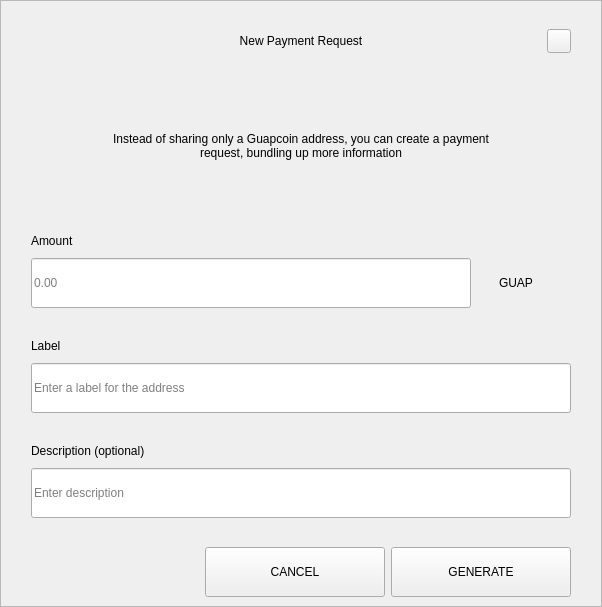
<?xml version="1.0" encoding="UTF-8"?>
<ui version="4.0">
 <class>RequestDialog</class>
 <widget class="QDialog" name="RequestDialog">
  <property name="geometry">
   <rect>
    <x>0</x>
    <y>0</y>
    <width>602</width>
    <height>607</height>
   </rect>
  </property>
  <property name="windowTitle">
   <string>Dialog</string>
  </property>
  <layout class="QVBoxLayout" name="verticalLayout_5">
   <property name="spacing">
    <number>0</number>
   </property>
   <property name="leftMargin">
    <number>0</number>
   </property>
   <property name="topMargin">
    <number>0</number>
   </property>
   <property name="rightMargin">
    <number>0</number>
   </property>
   <property name="bottomMargin">
    <number>0</number>
   </property>
   <item>
    <widget class="QFrame" name="frame">
     <property name="styleSheet">
      <string notr="true"/>
     </property>
     <property name="frameShape">
      <enum>QFrame::StyledPanel</enum>
     </property>
     <property name="frameShadow">
      <enum>QFrame::Raised</enum>
     </property>
     <layout class="QVBoxLayout" name="verticalLayout_4" stretch="1,0,0">
      <property name="spacing">
       <number>0</number>
      </property>
      <property name="leftMargin">
       <number>30</number>
      </property>
      <property name="topMargin">
       <number>20</number>
      </property>
      <property name="rightMargin">
       <number>30</number>
      </property>
      <property name="bottomMargin">
       <number>0</number>
      </property>
      <item>
       <layout class="QHBoxLayout" name="horizontalLayout_3">
        <property name="spacing">
         <number>0</number>
        </property>
        <item>
         <spacer name="horizontalSpacer_21">
          <property name="orientation">
           <enum>Qt::Horizontal</enum>
          </property>
          <property name="sizeHint" stdset="0">
           <size>
            <width>40</width>
            <height>20</height>
           </size>
          </property>
         </spacer>
        </item>
        <item>
         <widget class="QLabel" name="labelTitle">
          <property name="minimumSize">
           <size>
            <width>0</width>
            <height>40</height>
           </size>
          </property>
          <property name="maximumSize">
           <size>
            <width>16777215</width>
            <height>40</height>
           </size>
          </property>
          <property name="styleSheet">
           <string notr="true">padding-left:24px;</string>
          </property>
          <property name="text">
           <string>New Payment Request</string>
          </property>
          <property name="alignment">
           <set>Qt::AlignCenter</set>
          </property>
          <property name="margin">
           <number>7</number>
          </property>
         </widget>
        </item>
        <item>
         <spacer name="horizontalSpacer">
          <property name="orientation">
           <enum>Qt::Horizontal</enum>
          </property>
          <property name="sizeHint" stdset="0">
           <size>
            <width>40</width>
            <height>20</height>
           </size>
          </property>
         </spacer>
        </item>
        <item>
         <widget class="QPushButton" name="btnEsc">
          <property name="minimumSize">
           <size>
            <width>24</width>
            <height>24</height>
           </size>
          </property>
          <property name="maximumSize">
           <size>
            <width>24</width>
            <height>24</height>
           </size>
          </property>
          <property name="focusPolicy">
           <enum>Qt::NoFocus</enum>
          </property>
          <property name="text">
           <string/>
          </property>
         </widget>
        </item>
       </layout>
      </item>
      <item>
       <widget class="QStackedWidget" name="stack">
        <property name="minimumSize">
         <size>
          <width>540</width>
          <height>0</height>
         </size>
        </property>
        <property name="maximumSize">
         <size>
          <width>540</width>
          <height>16777215</height>
         </size>
        </property>
        <property name="currentIndex">
         <number>0</number>
        </property>
        <widget class="QWidget" name="page_1">
         <property name="minimumSize">
          <size>
           <width>540</width>
           <height>0</height>
          </size>
         </property>
         <property name="maximumSize">
          <size>
           <width>540</width>
           <height>16777215</height>
          </size>
         </property>
         <layout class="QVBoxLayout" name="layout1">
          <property name="spacing">
           <number>0</number>
          </property>
          <property name="leftMargin">
           <number>0</number>
          </property>
          <property name="topMargin">
           <number>0</number>
          </property>
          <property name="rightMargin">
           <number>0</number>
          </property>
          <property name="bottomMargin">
           <number>0</number>
          </property>
          <item>
           <spacer name="verticalSpacer_21">
            <property name="orientation">
             <enum>Qt::Vertical</enum>
            </property>
            <property name="sizeType">
             <enum>QSizePolicy::Fixed</enum>
            </property>
            <property name="sizeHint" stdset="0">
             <size>
              <width>20</width>
              <height>30</height>
             </size>
            </property>
           </spacer>
          </item>
          <item alignment="Qt::AlignHCenter">
           <widget class="QLabel" name="labelMessage">
            <property name="minimumSize">
             <size>
              <width>400</width>
              <height>50</height>
             </size>
            </property>
            <property name="text">
             <string>Instead of sharing only a Guapcoin address, you can create a payment request, bundling up more information</string>
            </property>
            <property name="alignment">
             <set>Qt::AlignCenter</set>
            </property>
            <property name="wordWrap">
             <bool>true</bool>
            </property>
           </widget>
          </item>
          <item alignment="Qt::AlignBottom">
           <widget class="QWidget" name="containerAmount" native="true">
            <layout class="QVBoxLayout" name="verticalLayout">
             <property name="spacing">
              <number>9</number>
             </property>
             <property name="leftMargin">
              <number>0</number>
             </property>
             <property name="topMargin">
              <number>0</number>
             </property>
             <property name="rightMargin">
              <number>0</number>
             </property>
             <property name="bottomMargin">
              <number>0</number>
             </property>
             <item>
              <widget class="QLabel" name="labelSubtitleAmount">
               <property name="minimumSize">
                <size>
                 <width>350</width>
                 <height>16</height>
                </size>
               </property>
               <property name="maximumSize">
                <size>
                 <width>16777215</width>
                 <height>16</height>
                </size>
               </property>
               <property name="text">
                <string>Amount</string>
               </property>
              </widget>
             </item>
             <item alignment="Qt::AlignTop">
              <widget class="QWidget" name="layoutAmount" native="true">
               <layout class="QHBoxLayout" name="horizontalLayout" stretch="2,0">
                <property name="spacing">
                 <number>0</number>
                </property>
                <property name="leftMargin">
                 <number>0</number>
                </property>
                <property name="topMargin">
                 <number>0</number>
                </property>
                <property name="rightMargin">
                 <number>0</number>
                </property>
                <property name="bottomMargin">
                 <number>0</number>
                </property>
                <item>
                 <widget class="QLineEdit" name="lineEditAmount">
                  <property name="minimumSize">
                   <size>
                    <width>0</width>
                    <height>50</height>
                   </size>
                  </property>
                  <property name="maximumSize">
                   <size>
                    <width>16777215</width>
                    <height>50</height>
                   </size>
                  </property>
                  <property name="placeholderText">
                   <string notr="true">0.00</string>
                  </property>
                 </widget>
                </item>
                <item>
                 <widget class="QWidget" name="comboContainer" native="true">
                  <property name="minimumSize">
                   <size>
                    <width>100</width>
                    <height>50</height>
                   </size>
                  </property>
                  <property name="maximumSize">
                   <size>
                    <width>16777215</width>
                    <height>50</height>
                   </size>
                  </property>
                  <layout class="QHBoxLayout" name="horizontalLayout_31">
                   <property name="spacing">
                    <number>0</number>
                   </property>
                   <property name="leftMargin">
                    <number>0</number>
                   </property>
                   <property name="topMargin">
                    <number>0</number>
                   </property>
                   <property name="rightMargin">
                    <number>10</number>
                   </property>
                   <property name="bottomMargin">
                    <number>0</number>
                   </property>
                   <item>
                    <widget class="QLabel" name="comboBoxCoin">
                     <property name="text">
                      <string>GUAP</string>
                     </property>
                     <property name="alignment">
                      <set>Qt::AlignCenter</set>
                     </property>
                    </widget>
                   </item>
                  </layout>
                 </widget>
                </item>
               </layout>
              </widget>
             </item>
            </layout>
           </widget>
          </item>
          <item>
           <spacer name="verticalSpacer_31">
            <property name="orientation">
             <enum>Qt::Vertical</enum>
            </property>
            <property name="sizeType">
             <enum>QSizePolicy::Fixed</enum>
            </property>
            <property name="sizeHint" stdset="0">
             <size>
              <width>20</width>
              <height>30</height>
             </size>
            </property>
           </spacer>
          </item>
          <item>
           <layout class="QVBoxLayout" name="verticalLayoutLabel">
            <property name="spacing">
             <number>9</number>
            </property>
            <item>
             <widget class="QLabel" name="labelSubtitleLabel">
              <property name="minimumSize">
               <size>
                <width>0</width>
                <height>16</height>
               </size>
              </property>
              <property name="maximumSize">
               <size>
                <width>16777215</width>
                <height>16</height>
               </size>
              </property>
              <property name="text">
               <string>Label</string>
              </property>
             </widget>
            </item>
            <item>
             <widget class="QLineEdit" name="lineEditLabel">
              <property name="minimumSize">
               <size>
                <width>0</width>
                <height>50</height>
               </size>
              </property>
              <property name="maximumSize">
               <size>
                <width>16777215</width>
                <height>50</height>
               </size>
              </property>
              <property name="placeholderText">
               <string>Enter a label for the address</string>
              </property>
             </widget>
            </item>
           </layout>
          </item>
          <item>
           <spacer name="verticalSpacer_34">
            <property name="orientation">
             <enum>Qt::Vertical</enum>
            </property>
            <property name="sizeType">
             <enum>QSizePolicy::Fixed</enum>
            </property>
            <property name="sizeHint" stdset="0">
             <size>
              <width>20</width>
              <height>30</height>
             </size>
            </property>
           </spacer>
          </item>
          <item>
           <layout class="QVBoxLayout" name="verticalLayoutDescription">
            <property name="spacing">
             <number>9</number>
            </property>
            <item>
             <widget class="QLabel" name="labelSubtitleDescription">
              <property name="minimumSize">
               <size>
                <width>0</width>
                <height>16</height>
               </size>
              </property>
              <property name="maximumSize">
               <size>
                <width>16777215</width>
                <height>16</height>
               </size>
              </property>
              <property name="text">
               <string>Description (optional)</string>
              </property>
             </widget>
            </item>
            <item>
             <widget class="QLineEdit" name="lineEditDescription">
              <property name="minimumSize">
               <size>
                <width>0</width>
                <height>50</height>
               </size>
              </property>
              <property name="maximumSize">
               <size>
                <width>16777215</width>
                <height>50</height>
               </size>
              </property>
              <property name="placeholderText">
               <string>Enter description</string>
              </property>
             </widget>
            </item>
            <item>
             <spacer name="verticalSpacer_4">
              <property name="orientation">
               <enum>Qt::Vertical</enum>
              </property>
              <property name="sizeType">
               <enum>QSizePolicy::Fixed</enum>
              </property>
              <property name="sizeHint" stdset="0">
               <size>
                <width>20</width>
                <height>20</height>
               </size>
              </property>
             </spacer>
            </item>
           </layout>
          </item>
         </layout>
        </widget>
        <widget class="QWidget" name="page_2">
         <layout class="QVBoxLayout" name="layout2">
          <item>
           <spacer name="verticalSpacer_5">
            <property name="orientation">
             <enum>Qt::Vertical</enum>
            </property>
            <property name="sizeType">
             <enum>QSizePolicy::Fixed</enum>
            </property>
            <property name="sizeHint" stdset="0">
             <size>
              <width>20</width>
              <height>50</height>
             </size>
            </property>
           </spacer>
          </item>
          <item alignment="Qt::AlignHCenter">
           <widget class="QLabel" name="labelQrImg">
            <property name="minimumSize">
             <size>
              <width>260</width>
              <height>260</height>
             </size>
            </property>
            <property name="maximumSize">
             <size>
              <width>260</width>
              <height>260</height>
             </size>
            </property>
            <property name="text">
             <string/>
            </property>
            <property name="alignment">
             <set>Qt::AlignCenter</set>
            </property>
           </widget>
          </item>
          <item>
           <spacer name="verticalSpacer_2">
            <property name="orientation">
             <enum>Qt::Vertical</enum>
            </property>
            <property name="sizeType">
             <enum>QSizePolicy::Fixed</enum>
            </property>
            <property name="sizeHint" stdset="0">
             <size>
              <width>20</width>
              <height>30</height>
             </size>
            </property>
           </spacer>
          </item>
          <item alignment="Qt::AlignHCenter">
           <widget class="QLabel" name="labelAddress">
            <property name="text">
             <string>HrEFR22SHbiDavt72hjcMJtfkip5krte2A </string>
            </property>
           </widget>
          </item>
          <item>
           <spacer name="verticalSpacer_32">
            <property name="orientation">
             <enum>Qt::Vertical</enum>
            </property>
            <property name="sizeType">
             <enum>QSizePolicy::Expanding</enum>
            </property>
            <property name="sizeHint" stdset="0">
             <size>
              <width>20</width>
              <height>20</height>
             </size>
            </property>
           </spacer>
          </item>
          <item>
           <layout class="QHBoxLayout" name="horizontal">
            <property name="leftMargin">
             <number>20</number>
            </property>
            <property name="rightMargin">
             <number>20</number>
            </property>
            <property name="bottomMargin">
             <number>20</number>
            </property>
            <item>
             <spacer name="horizontalSpacer_4">
              <property name="orientation">
               <enum>Qt::Horizontal</enum>
              </property>
              <property name="sizeHint" stdset="0">
               <size>
                <width>40</width>
                <height>20</height>
               </size>
              </property>
             </spacer>
            </item>
            <item>
             <widget class="QPushButton" name="btnCopyAddress">
              <property name="minimumSize">
               <size>
                <width>180</width>
                <height>50</height>
               </size>
              </property>
              <property name="text">
               <string>COPY ADDRESS</string>
              </property>
             </widget>
            </item>
            <item>
             <widget class="QPushButton" name="btnCopyUrl">
              <property name="minimumSize">
               <size>
                <width>180</width>
                <height>50</height>
               </size>
              </property>
              <property name="text">
               <string>COPY URL</string>
              </property>
             </widget>
            </item>
            <item>
             <spacer name="horizontalSpacer_2">
              <property name="orientation">
               <enum>Qt::Horizontal</enum>
              </property>
              <property name="sizeHint" stdset="0">
               <size>
                <width>40</width>
                <height>20</height>
               </size>
              </property>
             </spacer>
            </item>
           </layout>
          </item>
         </layout>
        </widget>
       </widget>
      </item>
      <item>
       <widget class="QWidget" name="buttonsStack" native="true">
        <layout class="QHBoxLayout" name="horizontalLayout_5">
         <property name="leftMargin">
          <number>20</number>
         </property>
         <property name="rightMargin">
          <number>0</number>
         </property>
         <item>
          <spacer name="horizontalSpacer_41">
           <property name="orientation">
            <enum>Qt::Horizontal</enum>
           </property>
           <property name="sizeHint" stdset="0">
            <size>
             <width>40</width>
             <height>20</height>
            </size>
           </property>
          </spacer>
         </item>
         <item>
          <widget class="QPushButton" name="btnCancel">
           <property name="minimumSize">
            <size>
             <width>180</width>
             <height>50</height>
            </size>
           </property>
           <property name="focusPolicy">
            <enum>Qt::NoFocus</enum>
           </property>
           <property name="text">
            <string>CANCEL</string>
           </property>
          </widget>
         </item>
         <item>
          <widget class="QPushButton" name="btnSave">
           <property name="minimumSize">
            <size>
             <width>180</width>
             <height>50</height>
            </size>
           </property>
           <property name="focusPolicy">
            <enum>Qt::NoFocus</enum>
           </property>
           <property name="text">
            <string>GENERATE</string>
           </property>
          </widget>
         </item>
        </layout>
       </widget>
      </item>
     </layout>
    </widget>
   </item>
  </layout>
 </widget>
 <resources/>
 <connections/>
</ui>
